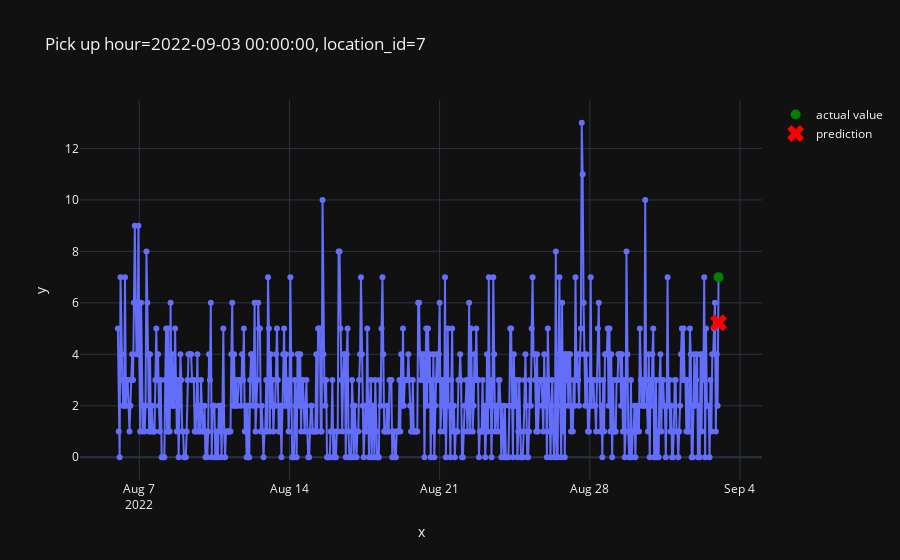

Notebook source saved alongside this figure:
### Code cell
plot_one_sample(
    example_id=250,
    features=X_test,
    targets=y_test,
    predictions=pd.Series(predictions)
)

### Figure 1 — Plotly figure (JSON) as saved in the notebook; plotly's stock layout.template omitted (floating-point values rounded to 4 significant figures; data arrays with more than 128 entries replaced by an {"elided": "..."} marker saying what was removed)
{"data": [{"hovertemplate": "x=%{x}<br>y=%{y}<extra></extra>", "legendgroup": "", "line": {"color": "#636efa", "dash": "solid"}, "marker": {"symbol": "circle"}, "mode": "lines+markers", "name": "", "orientation": "v", "showlegend": false, "type": "scatter", "x": {"elided": "673 str values"}, "xaxis": "x", "y": {"elided": "673 int values"}, "yaxis": "y"}, {"line": {"color": "green"}, "marker": {"size": 10}, "mode": "markers", "name": "actual value", "type": "scatter", "x": ["2022-09-03T00:00:00"], "y": [7]}, {"line": {"color": "red"}, "marker": {"size": 15, "symbol": "x"}, "mode": "markers", "name": "prediction", "type": "scatter", "x": ["2022-09-03T00:00:00"], "y": [5.224]}], "layout": {"legend": {"tracegroupgap": 0}, "title": {"text": "Pick up hour=2022-09-03 00:00:00, location_id=7"}, "xaxis": {"anchor": "y", "domain": [0, 1], "title": {"text": "x"}}, "yaxis": {"anchor": "x", "domain": [0, 1], "title": {"text": "y"}}}}
